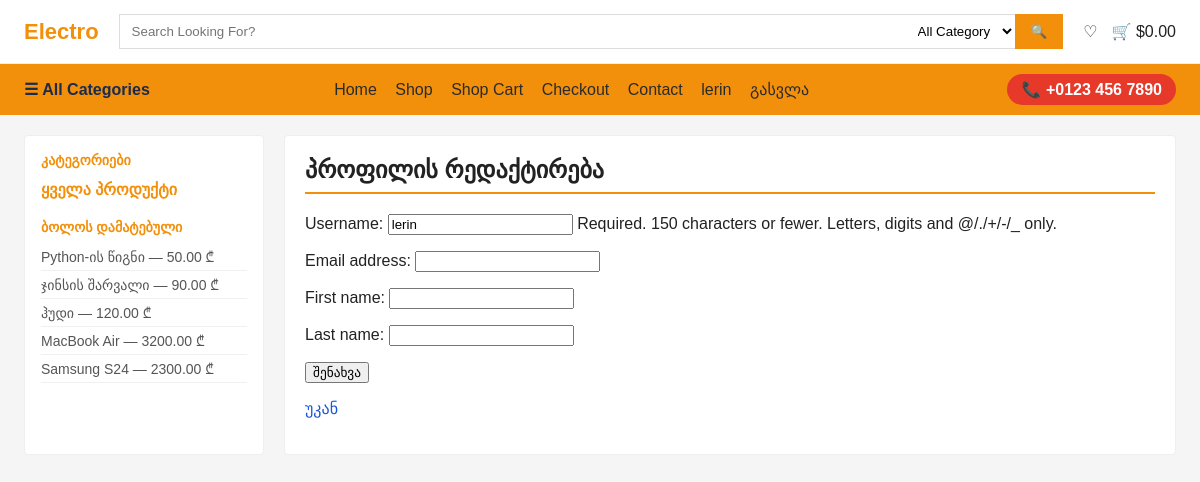
/users/profile/update/ (signed in), run on the app's committed database.
### store/models.py (models this page shows, shortened)
class Product(models.Model):
    name = models.CharField(max_length=200, verbose_name="პროდუქტის სახელი")
    price = models.DecimalField(max_digits=10, decimal_places=2, verbose_name="ფასი")
    image = models.ImageField(upload_to='products/', blank=True, null=True, verbose_name="სურათი")
    is_discounted = models.BooleanField(default=False, verbose_name="ფასდაკლება აქვს?")
    category = models.ForeignKey(
        Category,
        on_delete=models.CASCADE,
        related_name='products',
        verbose_name="კატეგორია"
    )
    created_at = models.DateTimeField(auto_now_add=True)
    class Meta:
        verbose_name_plural = "პროდუქტები"

### users/views.py (the view)
# urls.py: path('profile/update/', views.profile_update, name='profile_update'),
@login_required
def profile_update(request):
    if request.method == 'POST':
        form = UserUpdateForm(request.POST, instance=request.user)
        if form.is_valid():
            form.save()
            return redirect('profile')
    else:
        form = UserUpdateForm(instance=request.user)
    return render(request, 'users/profile_update.html', {'form': form, 'page_title': 'პროფილის რედაქტირება'})

### users/forms.py
class UserUpdateForm(forms.ModelForm):
    class Meta:
        model = User
        fields = ['username', 'email', 'first_name', 'last_name']

### store/context_processors.py (called while the page is built)
def latest_products(request):
    return {
        'latest_products': Product.objects.order_by('-created_at')[:5]
    }

### users/templates/users/profile_update.html (shortened to what this page needs)
{% extends 'store/base.html' %}
{% block content %}
  <form method="POST">
    {{ form.as_p }}
    <button type="submit">შენახვა</button>
  </form>
  <p><a href="{% url 'profile' %}">უკან</a></p>
{% endblock %}

### store/templates/store/base.html (shortened to what this page needs)
{% load static %}
<!DOCTYPE html>
<html lang="ka">
<head>
  <link rel="stylesheet" href="{% static 'css/style.css' %}">
</head>
<body>
  <header class="site-header">
    <div class="header-top">
      <a href="{% url 'home' %}" class="logo"> Electro</a>
      <form method="GET" action="{% url 'home' %}" class="header-search">
        <input type="text" name="q" placeholder="Search Looking For?" value="{{ search_query }}">
        <select name="category">
          <option value="">All Category</option>
        </select>
        <button type="submit">🔍</button>
      </form>
      <div class="header-icons">
        <span title="Wishlist">♡</span>
        <span title="Cart">🛒 $0.00</span>
      </div>
    </div>
    <nav class="header-nav">
      <span class="categories-label">☰ All Categories</span>
      <div class="nav-links">
        <a href="{% url 'home' %}" class="{% if request.resolver_match.url_name == 'home' %}active{% endif %}">Home</a>
        <a href="{% url 'home' %}">Shop</a>
        <a href="#">Shop Cart</a>
        <a href="#">Checkout</a>
        <a href="#">Contact</a>
        {% if user.is_authenticated %}
          <a href="{% url 'profile' %}">{{ user.username }}</a>
          <a href="{% url 'logout' %}">გასვლა</a>
        {% else %}
          <a href="{% url 'login' %}">შესვლა</a>
          <a href="{% url 'register' %}">რეგისტრაცია</a>
        {% endif %}
      </div>
      <div class="phone-badge">📞 +0123 456 7890</div>
    </nav>
  </header>
  <div class="layout">
    <aside class="sidebar">
      <h3>კატეგორიები</h3>
      <ul class="category-list">
        <li><a href="{% url 'home' %}" class="{% if not selected_category %}active{% endif %}">ყველა პროდუქტი</a></li>
      </ul>
      <h3>ბოლოს დამატებული</h3>
      <ul class="latest-list">
        {% for p in latest_products %}
        <li>{{ p.name }} — {{ p.price }} ₾</li>
        {% empty %}
        <li>პროდუქტები არ არის</li>
        {% endfor %}
      </ul>
    </aside>
    <main class="content">
      <h2>{{ page_title|default:"პროდუქტები" }}</h2>
      {% block content %}{% endblock %}
    </main>
  </div>
</body>
</html>

### static/css/style.css (style rules this page uses)
* { box-sizing: border-box; }
body { font-family: Arial, Helvetica, sans-serif; margin: 0; background: #f5f5f5; color: #222; }
a { color: #1a56db; text-decoration: none; }
.header-top { background: #fff; display: flex; align-items: center; gap: 20px; padding: 14px 24px; border-bottom: 1px solid #eee; flex-wrap: wrap; }
.logo { font-size: 22px; font-weight: bold; color: #f2900c; text-decoration: none; white-space: nowrap; }
.header-search { flex: 1; display: flex; min-width: 260px; }
.header-search input[type="text"] { flex: 1; padding: 8px 12px; border: 1px solid #ddd; border-right: none; }
.header-search select { padding: 8px; border: 1px solid #ddd; border-left: none; border-right: none; background: #fff; }
.header-search button { background: #f2900c; color: #fff; border: none; padding: 8px 16px; cursor: pointer; }
.header-icons { display: flex; gap: 14px; white-space: nowrap; }
.header-nav { background: #f2900c; display: flex; align-items: center; justify-content: space-between; padding: 10px 24px; flex-wrap: wrap; gap: 10px; }
.categories-label { color: #1c2b4a; font-weight: bold; }
.nav-links a { color: #2b2b2b; margin-right: 14px; font-weight: 500; text-decoration: none; }
.phone-badge { background: #e6392a; color: #fff; padding: 6px 14px; border-radius: 16px; font-weight: bold; white-space: nowrap; }
.layout { display: flex; gap: 20px; padding: 20px 24px; }
.sidebar { width: 240px; background: #fff; border: 1px solid #eee; border-radius: 4px; padding: 16px; }
.sidebar h3 { font-size: 14px; text-transform: uppercase; color: #f2900c; margin: 16px 0 8px; }
.sidebar h3:first-child { margin-top: 0; }
.category-list, .latest-list { list-style: none; padding: 0; margin: 0; }
.category-list li a { display: block; padding: 4px 0; color: #333; }
.category-list li a.active { color: #f2900c; font-weight: bold; }
.latest-list li { padding: 4px 0; border-bottom: 1px solid #f0f0f0; font-size: 14px; color: #555; }
.content { flex: 1; background: #fff; border: 1px solid #eee; border-radius: 4px; padding: 20px; }
.content h2 { margin-top: 0; border-bottom: 2px solid #f2900c; padding-bottom: 8px; }

### data on the page
Product: name "Python-ის წიგნი", price "50.00"
Product: name "ჯინსის შარვალი", price "90.00"
Product: name "ჰუდი", price "120.00"
Product: name "MacBook Air", price "3200.00"
Product: name "Samsung S24", price "2300.00"

### other printed values
{{ user.username }} "lerin"
{{ page_title|default:"პროდუქტები" }} "პროფილის რედაქტირება"
